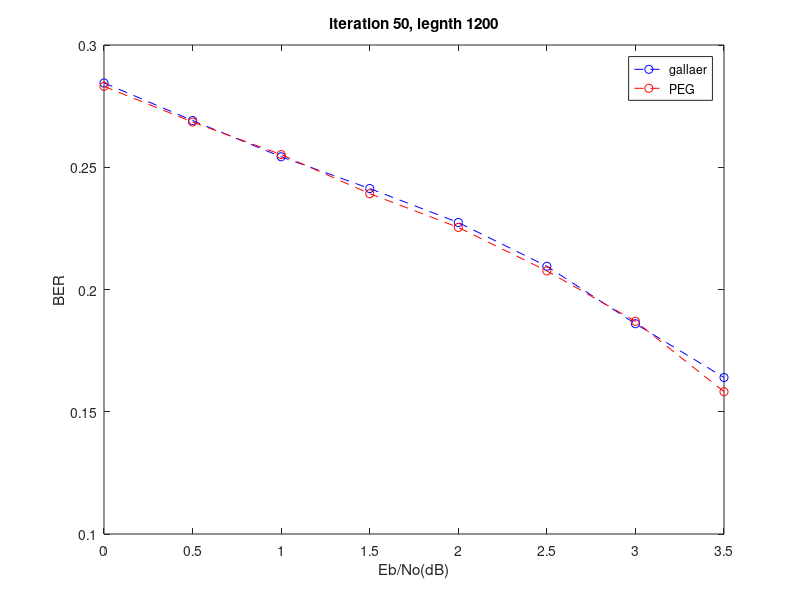

Write the MATLAB code that produced this figure.
x=[0 0.5 1.0 1.5 2.0 2.5 3.0 3.5];
y2=[0.2831 0.2685 0.2552 0.2392 0.2254 0.2076 0.187 0.1582]
y1=[0.2845 0.2691 0.2543 0.2413 0.2274 0.2095 0.186 0.164]

plot(x,y1,'b--o')
hold on
plot(x,y2,'r--o')

legend('gallaer', 'PEG')
hold off

title('iteration 50, legnth 1200')
xlabel('Eb/No(dB)')
ylabel('BER')
